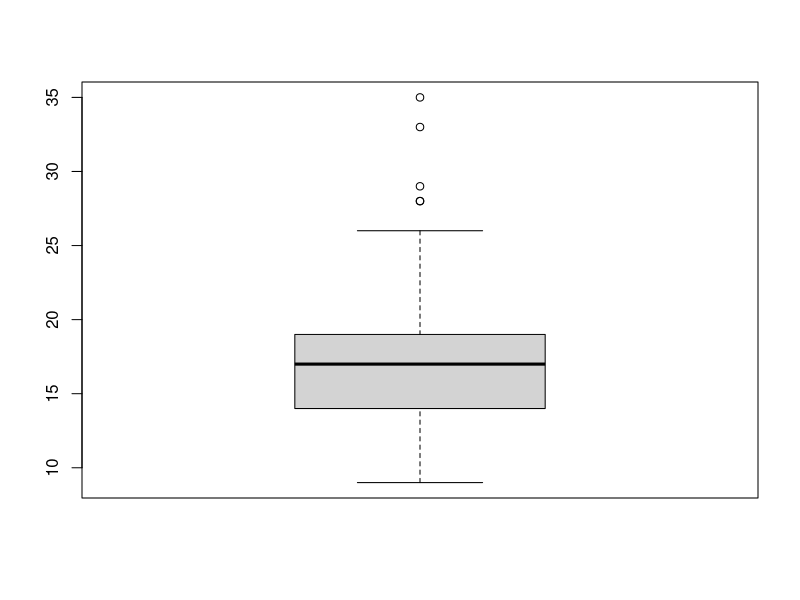
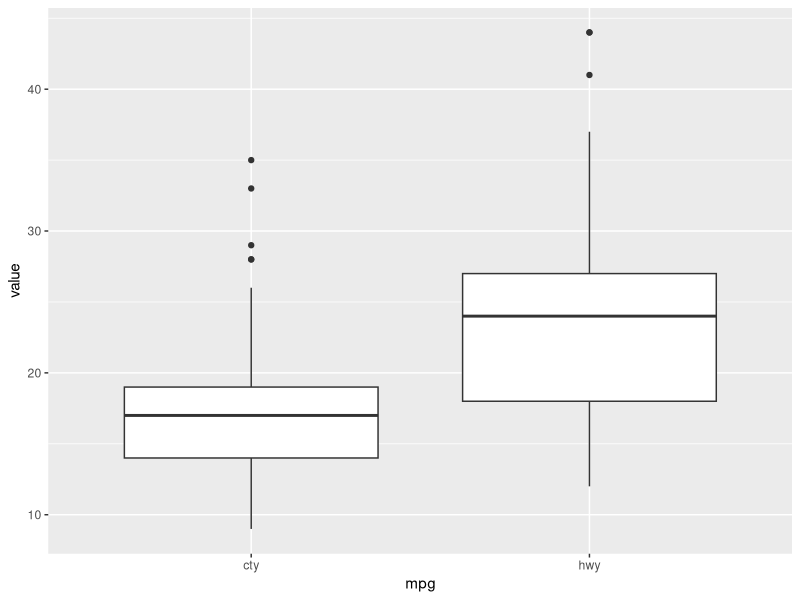

R code for these plots, in order:
## ---- chunk 1
knitr::opts_chunk$set(echo = TRUE, comment = "#>", cache = TRUE)
library(tidyverse)
library(gridExtra)
set.seed(100)
## ---- chunk 2
boxplot(mpg$cty)
summary(mpg$cty)
## ---- chunk 3
t.test(mpg$cty, alternative = "less", mu = 20, conf.level = 0.99)
## ---- chunk 4
hy.cty <- t.test(mpg$cty, alternative = "less", mu = 20, conf.level = 0.99)

hy.cty
## ---- chunk 5
hy.cty$p.value
hy.cty[[3]]
hy.cty$conf.int
hy.cty[[4]]
hy.cty$estimate
hy.cty[[5]]
## ---- chunk 6
df <- mpg %>%
  select(cty,hwy) %>%
  gather(cty, hwy, key = "mpg", value = "value")

ggplot(df) +
  geom_boxplot(aes(mpg, value))
## ---- chunk 7
var.test(mpg$cty, mpg$hwy, ratio = 1,
         alternative = "two.sided",
         conf.level = 0.90)
## ---- chunk 8
# Paired t-test
t.test(mpg$cty, mpg$hwy,
       alternative = "less",
       mu = 0, paired = TRUE, var.equal = FALSE,
       conf.level = 0.99)

# Welch Two Sample t-test
t.test(mpg$cty, mpg$hwy,
       alternative = "less",
       mu = 0, paired = FALSE, var.equal = FALSE,
       conf.level = 0.99)
## ---- chunk 9
t.test(value ~ mpg, data = df)
